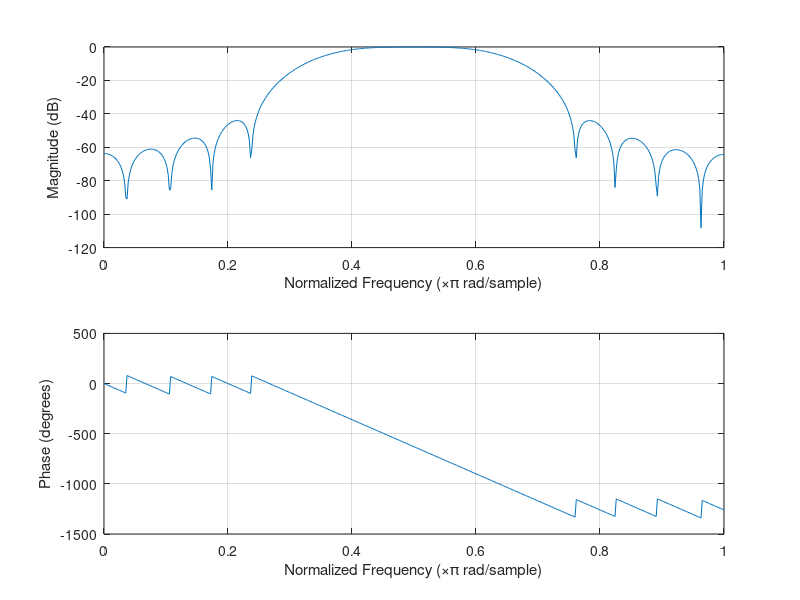

This figure's MATLAB source:
f1= 1000;
f2=2000;
fs = 20*f2;
N = 30;
wc1 = 2*f1/fs;
wc2 = 2*f2/fs;
w = [wc1 wc2];
%b = fir1(N,[wc1 wc2], hamming(N+1));
b = fir1(30,[0.35 0.65], hann(N+1));
freqz(b,1);